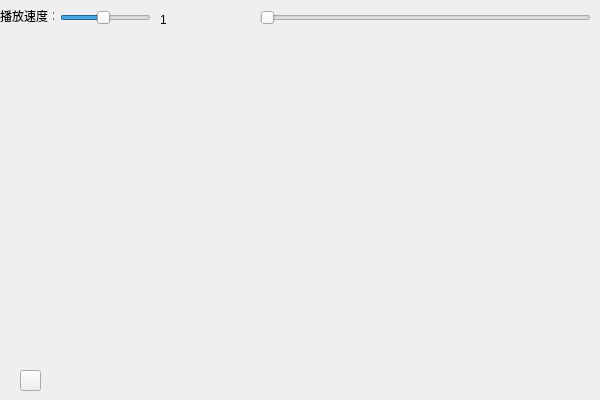
<?xml version="1.0" encoding="UTF-8"?>
<ui version="4.0">
 <class>XPlayVideoClass</class>
 <widget class="QWidget" name="XPlayVideoClass">
  <property name="geometry">
   <rect>
    <x>0</x>
    <y>0</y>
    <width>600</width>
    <height>400</height>
   </rect>
  </property>
  <property name="windowTitle">
   <string>XPlayVideo</string>
  </property>
  <widget class="QWidget" name="video" native="true">
   <property name="geometry">
    <rect>
     <x>-50</x>
     <y>-20</y>
     <width>671</width>
     <height>411</height>
    </rect>
   </property>
  </widget>
  <widget class="QLabel" name="label">
   <property name="geometry">
    <rect>
     <x>0</x>
     <y>10</y>
     <width>54</width>
     <height>12</height>
    </rect>
   </property>
   <property name="text">
    <string>播放速度：</string>
   </property>
  </widget>
  <widget class="QSlider" name="speed">
   <property name="geometry">
    <rect>
     <x>60</x>
     <y>10</y>
     <width>91</width>
     <height>16</height>
    </rect>
   </property>
   <property name="minimum">
    <number>1</number>
   </property>
   <property name="maximum">
    <number>20</number>
   </property>
   <property name="pageStep">
    <number>2</number>
   </property>
   <property name="value">
    <number>10</number>
   </property>
   <property name="orientation">
    <enum>Qt::Horizontal</enum>
   </property>
  </widget>
  <widget class="QLabel" name="speedtxt">
   <property name="geometry">
    <rect>
     <x>160</x>
     <y>10</y>
     <width>21</width>
     <height>20</height>
    </rect>
   </property>
   <property name="text">
    <string>1</string>
   </property>
  </widget>
  <widget class="QSlider" name="pos">
   <property name="geometry">
    <rect>
     <x>260</x>
     <y>10</y>
     <width>331</width>
     <height>16</height>
    </rect>
   </property>
   <property name="minimum">
    <number>1</number>
   </property>
   <property name="maximum">
    <number>999</number>
   </property>
   <property name="pageStep">
    <number>100</number>
   </property>
   <property name="orientation">
    <enum>Qt::Horizontal</enum>
   </property>
  </widget>
  <widget class="QPushButton" name="play">
   <property name="geometry">
    <rect>
     <x>20</x>
     <y>370</y>
     <width>21</width>
     <height>21</height>
    </rect>
   </property>
   <property name="styleSheet">
    <string notr="true">background-image: url(:/XViewer/img/play.png);</string>
   </property>
   <property name="text">
    <string/>
   </property>
  </widget>
 </widget>
 <layoutdefault spacing="6" margin="11"/>
 <resources>
  <include location="xviewer.qrc"/>
 </resources>
 <connections>
  <connection>
   <sender>speed</sender>
   <signal>sliderReleased()</signal>
   <receiver>XPlayVideoClass</receiver>
   <slot>SetSpeed()</slot>
   <hints>
    <hint type="sourcelabel">
     <x>117</x>
     <y>14</y>
    </hint>
    <hint type="destinationlabel">
     <x>117</x>
     <y>-32</y>
    </hint>
   </hints>
  </connection>
  <connection>
   <sender>pos</sender>
   <signal>sliderReleased()</signal>
   <receiver>XPlayVideoClass</receiver>
   <slot>PlayPos()</slot>
   <hints>
    <hint type="sourcelabel">
     <x>324</x>
     <y>12</y>
    </hint>
    <hint type="destinationlabel">
     <x>325</x>
     <y>-11</y>
    </hint>
   </hints>
  </connection>
  <connection>
   <sender>play</sender>
   <signal>clicked()</signal>
   <receiver>XPlayVideoClass</receiver>
   <slot>Pause()</slot>
   <hints>
    <hint type="sourcelabel">
     <x>28</x>
     <y>373</y>
    </hint>
    <hint type="destinationlabel">
     <x>129</x>
     <y>-23</y>
    </hint>
   </hints>
  </connection>
  <connection>
   <sender>pos</sender>
   <signal>sliderMoved(int)</signal>
   <receiver>XPlayVideoClass</receiver>
   <slot>Move()</slot>
   <hints>
    <hint type="sourcelabel">
     <x>392</x>
     <y>13</y>
    </hint>
    <hint type="destinationlabel">
     <x>393</x>
     <y>-26</y>
    </hint>
   </hints>
  </connection>
 </connections>
 <slots>
  <slot>SetSpeed()</slot>
  <slot>PlayPos()</slot>
  <slot>Pause()</slot>
  <slot>Move()</slot>
 </slots>
</ui>
